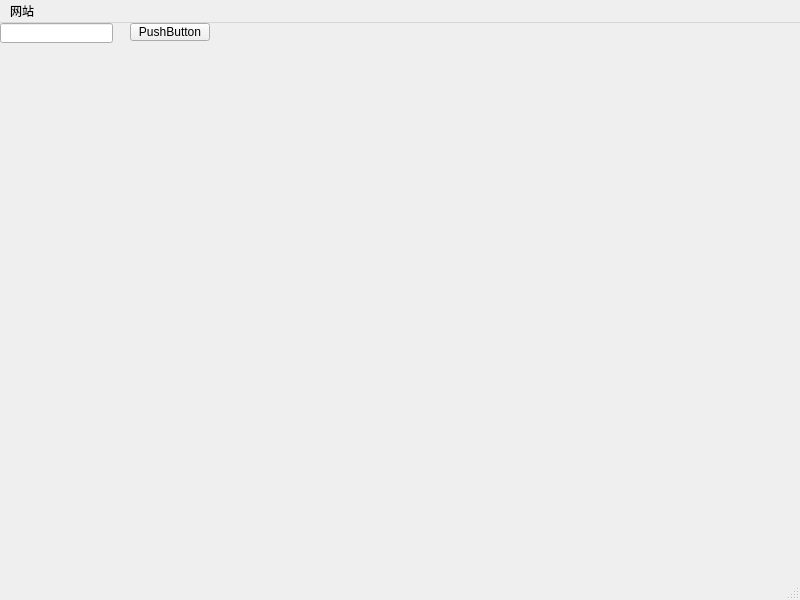
<?xml version="1.0" encoding="UTF-8"?>
<ui version="4.0">
 <class>MainWindow</class>
 <widget class="QMainWindow" name="MainWindow">
  <property name="geometry">
   <rect>
    <x>0</x>
    <y>0</y>
    <width>800</width>
    <height>600</height>
   </rect>
  </property>
  <property name="windowTitle">
   <string>MainWindow</string>
  </property>
  <widget class="QWidget" name="centralwidget">
   <widget class="QLineEdit" name="lineEdit1">
    <property name="geometry">
     <rect>
      <x>0</x>
      <y>0</y>
      <width>113</width>
      <height>20</height>
     </rect>
    </property>
   </widget>
   <widget class="QLabel" name="label1">
    <property name="geometry">
     <rect>
      <x>30</x>
      <y>50</y>
      <width>351</width>
      <height>191</height>
     </rect>
    </property>
    <property name="text">
     <string/>
    </property>
   </widget>
   <widget class="QPushButton" name="pushButton">
    <property name="geometry">
     <rect>
      <x>130</x>
      <y>0</y>
      <width>80</width>
      <height>18</height>
     </rect>
    </property>
    <property name="text">
     <string>PushButton</string>
    </property>
   </widget>
  </widget>
  <widget class="QMenuBar" name="menubar">
   <property name="geometry">
    <rect>
     <x>0</x>
     <y>0</y>
     <width>800</width>
     <height>17</height>
    </rect>
   </property>
   <widget class="QMenu" name="menu">
    <property name="title">
     <string>网站</string>
    </property>
    <addaction name="actionwallpaperHaven"/>
   </widget>
   <addaction name="menu"/>
  </widget>
  <widget class="QStatusBar" name="statusbar"/>
  <action name="actionwallpaperHaven">
   <property name="text">
    <string>wallpaperHaven</string>
   </property>
  </action>
 </widget>
 <resources/>
 <connections>
  <connection>
   <sender>pushButton</sender>
   <signal>clicked()</signal>
   <receiver>MainWindow</receiver>
   <slot>raise()</slot>
   <hints>
    <hint type="sourcelabel">
     <x>169</x>
     <y>25</y>
    </hint>
    <hint type="destinationlabel">
     <x>399</x>
     <y>299</y>
    </hint>
   </hints>
  </connection>
 </connections>
</ui>
